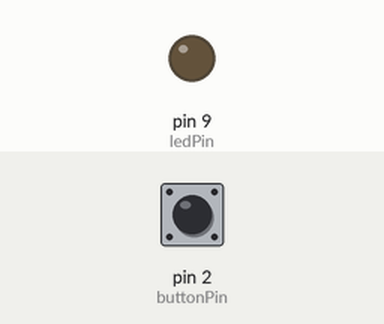
Recording of a sketch running on a simulated Arduino Uno, built with avr-gcc and run on an emulated ATmega328P. On the bench: output pins drawn as LEDs (lit = HIGH). Inputs (shaded band) come from the test bench; at power-on: pin 2 (buttonPin) HIGH.

Above: at 1.2 s.
1.3 s: pin 2 (buttonPin) pulled LOW for 0.15 s
At 2.4 s:
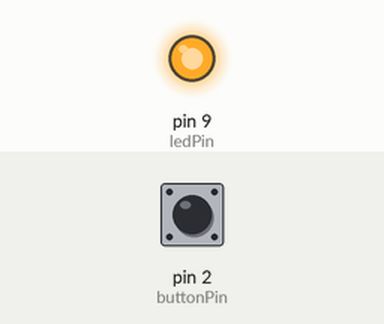
2.9 s: pin 2 (buttonPin) pulled LOW for 1 s
At 3.6 s:
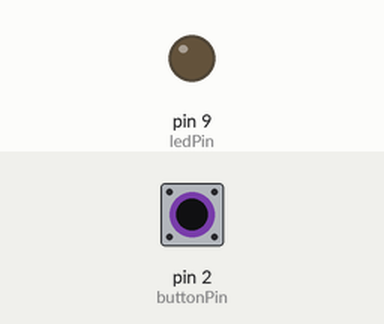
5.4 s: pin 2 (buttonPin) pulled LOW for 3.2 s
At 6.7 s:
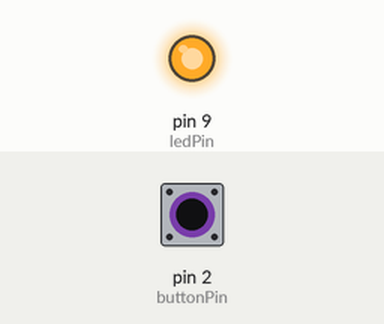
Timing chart, 0 to 8.4 s (numbered marks = the images above; inputs shaded):
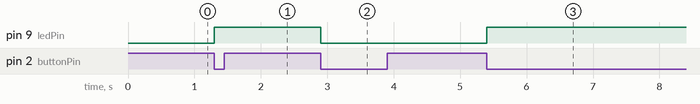

Measured:
- after the input at 1.3 s, pin 9 (ledPin): LOW → HIGH at once
- after the input at 2.9 s, pin 9 (ledPin): HIGH → LOW at once
- after the input at 5.4 s, pin 9 (ledPin): LOW → HIGH at once

The sketch:

sketch_jun10e_oppositeblink_01.ino
```cpp
const int buttonPin = 2;
const int ledPin = 9;

int ledState = LOW;
int lastButtonState = HIGH;

void setup() {
  // put your setup code here, to run once:
  pinMode(buttonPin, INPUT_PULLUP);

  pinMode(ledPin, OUTPUT);

}

void loop() {
  // put your main code here, to run repeatedly:
  int buttonState = digitalRead(buttonPin);

  if (buttonState == LOW && lastButtonState == HIGH) {

    ledState = !ledState;

    digitalWrite(ledPin, ledState);

    delay(50);
  }

  lastButtonState = buttonState;
}
```
